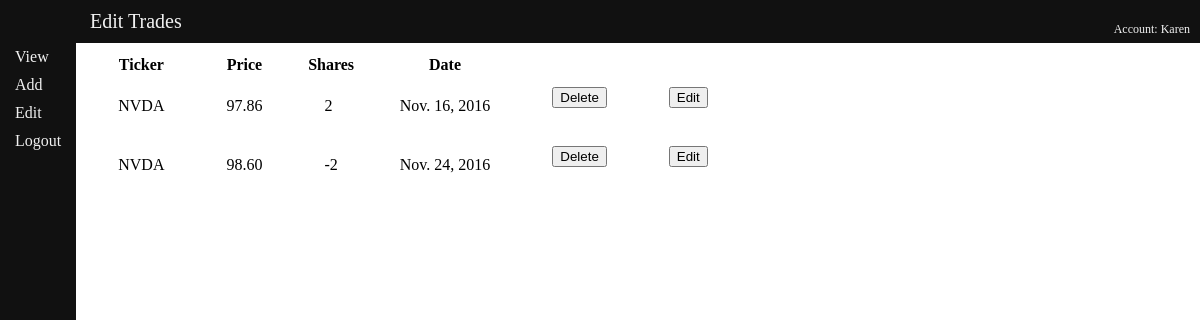
/trades/edit/ (signed in), run on an earlier commit of the app's database.
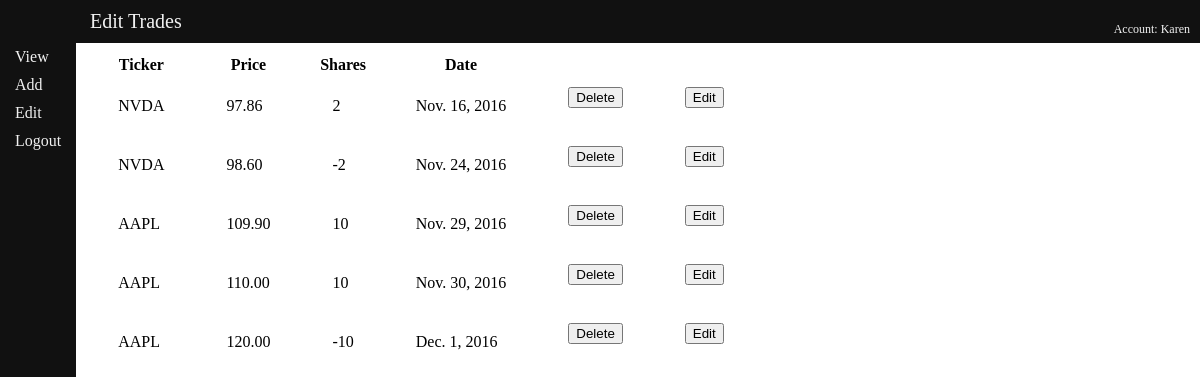
And on a later commit of the database.
### tradetracker/models.py (models this page shows, shortened)
class Trade(models.Model):
	owner = models.ForeignKey(User, on_delete=models.CASCADE, default=DEFAULT_USER)
	ticker = models.CharField(max_length=10)
	price = models.DecimalField(max_digits=11, decimal_places=2)
	trade_date = models.DateField()
	shares = models.IntegerField(default=0)

### tradetracker/views.py (the view)
@login_required(login_url='/trades/login')
def editTrades(request):
	current_user = request.user
	trade_list = current_user.trade_set.all()
	total_earnings = 0
	for trade in trade_list:
		total_earnings += trade.price * -trade.shares
	context = {'trade_list' : trade_list, 'total_earnings' : total_earnings,
		'current_user' : request.user.username}
	return render(request, 'tradetracker/editTrades.html', context)

### tradetracker/templates/tradetracker/editTrades.html (shortened to what this page needs)
{% extends 'tradetracker/tradeTrackerBase.html' %}
{% block bodyheader %} Edit Trades {% endblock %}
{% block content %}
	{% if trade_list %}
		<table>
			<tr>
				<th>Ticker</th>
				<th>Price</th>
				<th>Shares</th>
				<th>Date</th>
			</tr>
		{% for trade in trade_list %}
			<tr>
				<td>{{trade.ticker}}</td>
				<td>{{trade.price}}</td>
				<td>{{trade.shares}}</td>
				<td>{{trade.trade_date}}</td>
				<td>
					<form action="{% url 'tradetracker:deleteTrade' %}" method="post">
						<input type="submit" value="Delete">
					</form>
				</td>
				<td>
					<form action="{% url 'tradetracker:editSpecificTrade' %}" method="post">
						<input type="submit" value="Edit">
					</form>
				</td>
			</tr>
		{% endfor %}
		</table>
	{% else %}
		<p><strong>No trades are available to edit.</strong></p>
	{% endif %}
{% endblock %}

What changed in the data, as far as the page shows it:
added Trade: ticker "AAPL", price "109.90", shares "10", trade_date "Nov. 29, 2016"
added Trade: ticker "AAPL", price "110.00", shares "10", trade_date "Nov. 30, 2016"
added Trade: ticker "AAPL", price "120.00", shares "-10", trade_date "Dec. 1, 2016"
